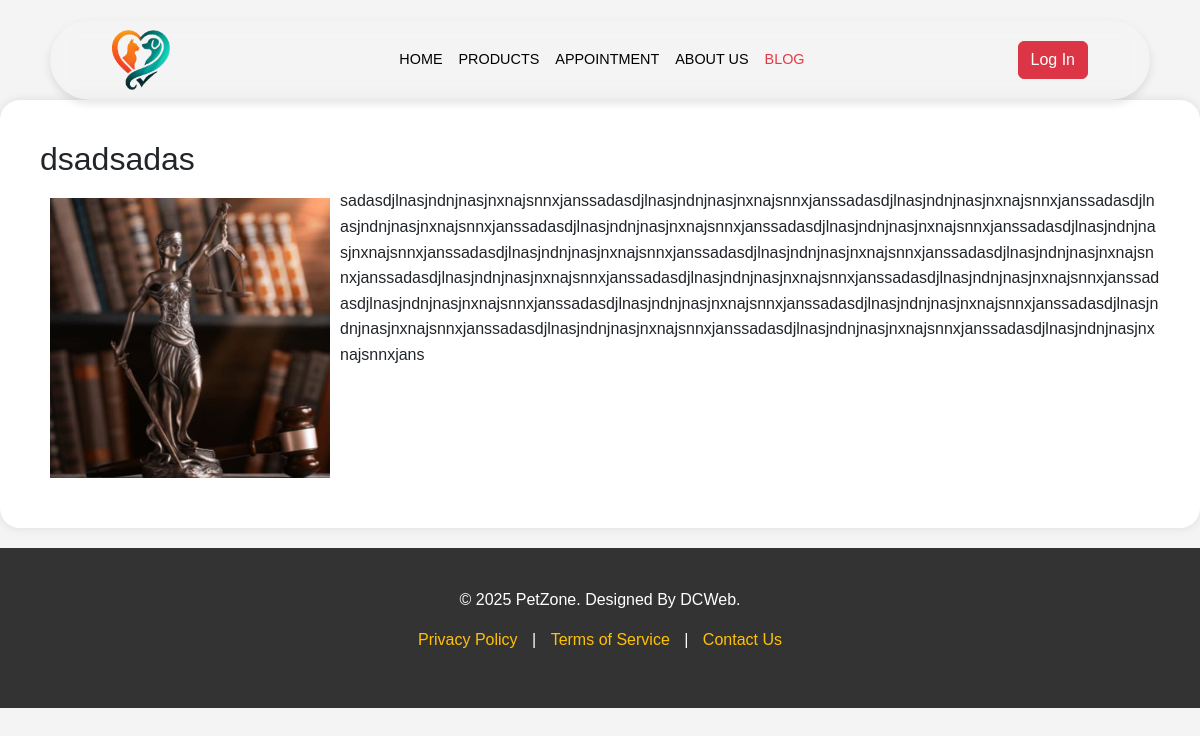
/blog/16/, run on the app's committed database.
### blog/models.py (models this page shows, shortened)
class BlogPost(models.Model):
    title = models.CharField(max_length=200)
    content = models.TextField()
    author = models.ForeignKey(User, on_delete=models.CASCADE)
    image = models.ImageField(upload_to='blog_images/', null=True, blank=True, default='images/no_image_available.png')
    created_at = models.DateTimeField(auto_now_add=True)
    updated_at = models.DateTimeField(auto_now=True)

### blog/views.py (the view)
# urls.py: path('<int:id>/', views.blog_detail, name='blog_detail'),
def blog_detail(request, id):
    template_name = "blog/blog_details.html"
    post = get_object_or_404(BlogPost, id=id)
    is_author = post.author == request.user
    is_superuser = request.user.is_superuser
    context = {
        'post': post,
        'is_author': is_author,
        'is_superuser': is_superuser
    }
    return render(request, template_name, context)

### blog/templates/blog/blog_details.html (shortened to what this page needs)
{% extends "base.html" %}
{% load static %}
{% block extra_css %}
<link rel="stylesheet" href="{% static 'blog/css/blog_details.css' %}" />
{% endblock %}
{% block body %}
<div class="post-detail">
      <h1>{{ post.title }}</h1>
      <img src="{{ post.image.url }}" alt="{{ post.title }}" />
      <p>{{ post.content }}</p>
    </div>
{% endblock %}

### blog/static/blog/css/blog_details.css (style rules this page uses)
body { font-family: Arial, sans-serif; margin: 0; padding: 0; background-color: #f4f4f4; }
.post-detail { max-width: 1200px; margin: 20px auto; padding: 40px; background-color: #fff; box-shadow: 0 0 10px rgba(0, 0, 0, 0.1); border-radius: 20px; word-wrap: break-word; overflow-wrap: break-word; }
.post-detail h1 { font-size: 2em; margin-bottom: 10px; }
.post-detail p { font-size: 1em; line-height: 1.6; }
.post-detail img { width: 300px; height: 300px; object-fit: cover; display: block; float: left; padding: 10px; }
.post-detail::after { content: ""; display: block; clear: both; }

### data on the page
BlogPost: title "dsadsadas", image (picture), content "sadasdjlnasjndnjnasjnxnajsnnxjanssadasdjlnasjndnjnasjnxnajsnnxjanssadasdjlnasjndnjnasjnxnajsnnxjanssadasdjlnasjndnjnasjnxnajsnnxjanssadasdjlnasjndnjnasjnxnajsnnxjanssadasdjlnasjndnjnasjnxnajsnnxjanssadasdjlnasjndnjnasjnxnajsnnxjanssadasdjlnasjndnjnasjnxnajsnnxjanssadasdjlnasjndnjnasjnxnajsnnxjanssadasdjlnasjndnjnasjnxnajsnnxjanssadasdjlnasjndnjnasjnxnajsnnxjanssadasdjlnasjndnjnasjnxnajsnnxjanssadasdjlnasjndnjnasjnxnajsnnxjanssadasdjlnasjndnjnasjnxnajsnnxjanssadasdjlnasjndnjnasjnxnajsnnxjanssadasdjlnasjndnjnasjnxnajsnnxjanssadasdjlnasjndnjnasjnxnajsnnxjanssadasdjlnasjndnjnasjnxnajsnnxjanssadasdjlnasjndnjnasjnxnajsnnxjanssadasdjlnasjndnjnasjnxnajsnnxjans"
